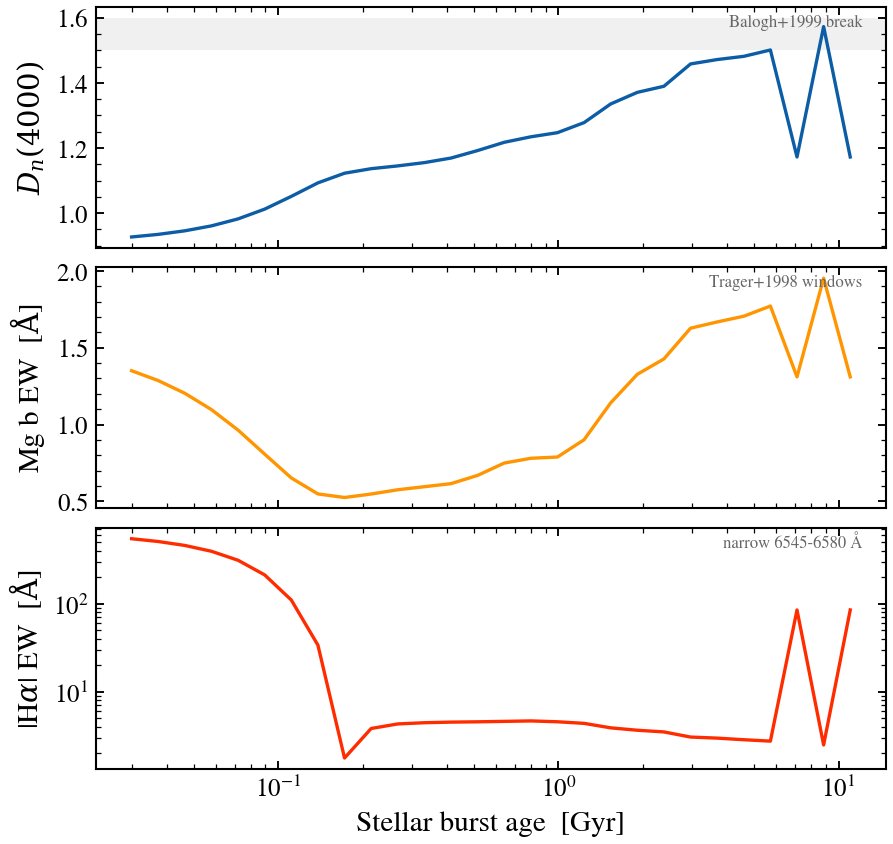

Recreate this plot in Python.
"""
Classic spectral indices vs single-burst age
==============================================

Three of the most-used optical absorption / emission diagnostics
evaluated on a single-burst stellar population from 30 Myr to 13 Gyr,
at solar metallicity, no dust. The figure makes obvious which
diagnostic responds on which timescale:

- ``D_n(4000)``  Balogh+1999 break-strength — rises over Gyr,
  the slowest clock

- ``Mg b``       5170 Å, EW computed in the Trager+1998 windows —
  rises over Gyr (sensitive to α-element abundance + age)

- ``Hα``         narrow EW, rises briefly during the WR + nebular
  epoch (≲ 30 Myr) then drops over Myr as O stars die

The age axis is shared so the responses can be compared.
"""

import os

from tengri.components.stellar.sfh.registry import SFH_REGISTRY

_PEAK_FRAC_LO, _PEAK_FRAC_HI = (
    SFH_REGISTRY["tsnorm"].params["sfh_tsnorm_peak_lbt_frac"].default.bounds
)

os.environ["TF_CPP_MIN_LOG_LEVEL"] = "2"  # suppress XLA/PjRt C++ INFO+WARNING logs

import warnings

import jax
import jax.numpy as jnp
import matplotlib.pyplot as plt
import numpy as np

import tengri
from tengri.plot import setup_style

setup_style()
warnings.filterwarnings("ignore", message=".*BakedInBackend.*")

C_AA_PER_S = 2.998e18


def _balogh_d4000(wave, l_nu):
    blue = (wave >= 3850) & (wave <= 3950)
    red = (wave >= 4000) & (wave <= 4100)
    return float(np.mean(l_nu[red]) / np.mean(l_nu[blue]))


def _mgb_ew(wave, l_nu):
    line = (wave >= 5160) & (wave <= 5193)
    blue = (wave >= 5142) & (wave <= 5161)
    red = (wave >= 5191) & (wave <= 5206)
    f_lam = l_nu * C_AA_PER_S / wave**2
    cont_blue = np.mean(f_lam[blue])
    cont_red = np.mean(f_lam[red])
    # linear interpolation of the continuum across the line window
    lam_blue = 0.5 * (5142 + 5161)
    lam_red = 0.5 * (5191 + 5206)
    slope = (cont_red - cont_blue) / (lam_red - lam_blue)
    cont = cont_blue + slope * (wave[line] - lam_blue)
    delta = wave[line][1] - wave[line][0] if line.sum() > 1 else 1.0
    return float(np.sum(1.0 - f_lam[line] / cont) * delta)


def _halpha_ew(wave, l_nu):
    line = (wave >= 6545) & (wave <= 6580)
    cont_lo = (wave >= 6450) & (wave <= 6540)
    cont_hi = (wave >= 6580) & (wave <= 6650)
    f_lam = l_nu * C_AA_PER_S / wave**2
    cont = np.median(np.concatenate([f_lam[cont_lo], f_lam[cont_hi]]))
    delta = wave[line][1] - wave[line][0] if line.sum() > 1 else 1.0
    return float(np.sum(f_lam[line] - cont) * delta) / max(cont, 1e-30)


SFH = {
    "type": "tsnorm",
    "all_params": tengri.Fixed(tengri.DEFAULT),
    "peak_lbt_frac": tengri.Uniform(_PEAK_FRAC_LO, _PEAK_FRAC_HI),
    "width_gyr": 0.05,
    "log_total_mass": 10.0,
    "skew": 0.0,
    "trunc": 13.0,
}
DUST = {
    "law": "power_law",
    "type": "two_component",
    "all_params": tengri.Fixed(tengri.DEFAULT),
    "tau_diff": 0.0,
    "tau_bc": 0.0,
}

ssp = tengri.load_ssp()
model = tengri.SEDModel.build(ssp, sfh=SFH, dust_attenuation=DUST, redshift=tengri.Fixed(0.0))
baseline = dict(model.spec.sample(jax.random.PRNGKey(0)))
AGE_Z = float(tengri.cosmology.age_at_z(0.0))  # Gyr

ages = np.geomspace(0.03, 11.0, 28)
d4000_arr = np.empty_like(ages)
mgb_arr = np.empty_like(ages)
ha_arr = np.empty_like(ages)

for i, age in enumerate(ages):
    p = {**baseline, "sfh_tsnorm_peak_lbt_frac": jnp.float64(age / AGE_Z)}
    out = model.predict(p)
    wave = np.asarray(model.wavelengths)
    l_nu = np.asarray(out.rest_sed())
    d4000_arr[i] = _balogh_d4000(wave, l_nu)
    mgb_arr[i] = _mgb_ew(wave, l_nu)
    ha_arr[i] = _halpha_ew(wave, l_nu)

fig, axes = plt.subplots(3, 1, figsize=(6.8, 6.6), sharex=True, gridspec_kw={"hspace": 0.08})
ax_d, ax_m, ax_h = axes

ax_d.plot(ages, d4000_arr, color="C0", lw=1.6)
ax_d.axhspan(1.5, 1.6, color="0.92", alpha=0.7, lw=0)
ax_d.set_ylabel(r"$D_n(4000)$")
ax_d.text(
    0.97, 0.92, "Balogh+1999 break", transform=ax_d.transAxes, ha="right", fontsize=8, color="0.4"
)

ax_m.plot(ages, mgb_arr, color="C2", lw=1.6)
ax_m.set_ylabel(r"Mg b EW  [$\mathrm{\AA}$]")
ax_m.text(
    0.97,
    0.92,
    "Trager+1998 windows",
    transform=ax_m.transAxes,
    ha="right",
    fontsize=8,
    color="0.4",
)

ax_h.plot(ages, np.abs(ha_arr), color="C3", lw=1.6)
ax_h.set_ylabel(r"|H$\alpha$| EW  [$\mathrm{\AA}$]")
ax_h.set_yscale("log")
ax_h.text(
    0.97, 0.92, "narrow 6545-6580 Å", transform=ax_h.transAxes, ha="right", fontsize=8, color="0.4"
)

ax_h.set_xscale("log")
ax_h.set_xlabel(r"Stellar burst age  [Gyr]")

plt.savefig("plot_spectral_indices_vs_age.png", dpi=150, bbox_inches="tight")
